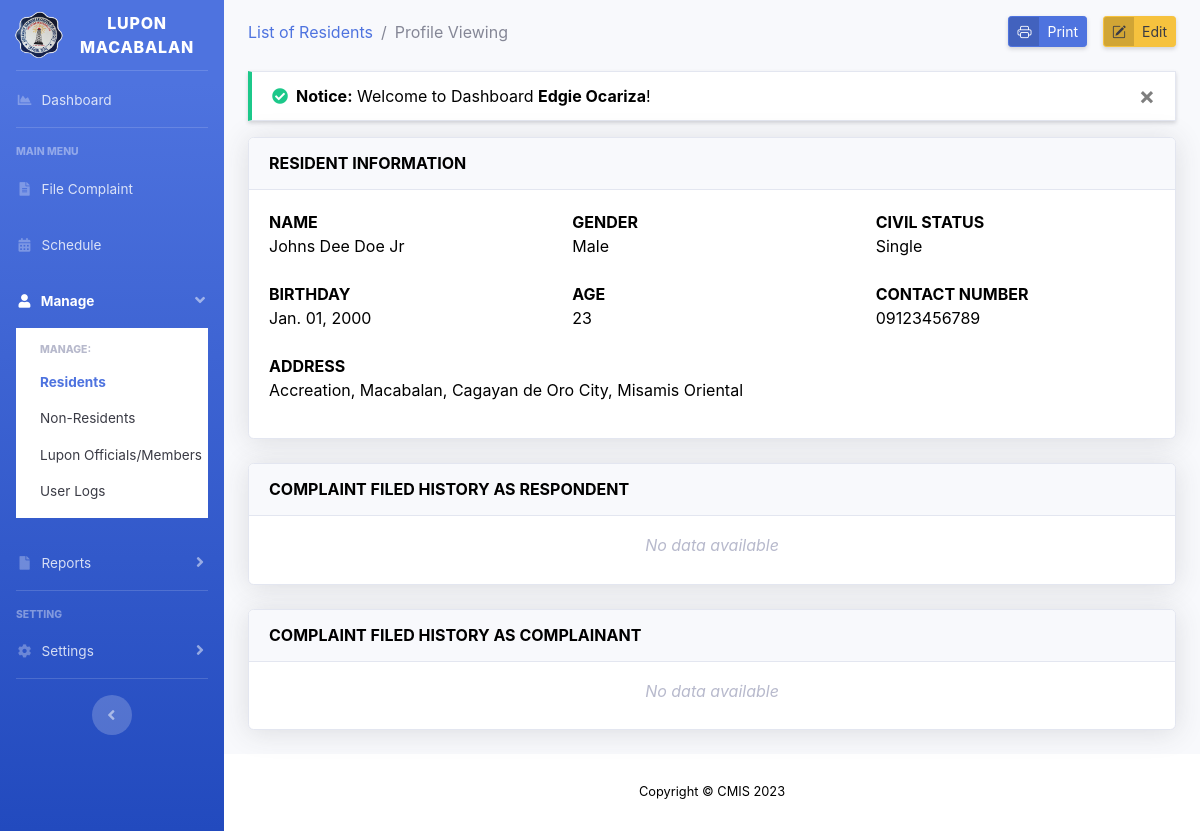
/view-resident-profile.php?id=1 (signed in), run on the app's committed database.
### tables this page shows
CREATE TABLE `tbl_residents` (
  `res_id` int(15) unsigned NOT NULL AUTO_INCREMENT,
  `res_fname` varchar(50) NOT NULL,
  `res_mname` varchar(50) NOT NULL,
  `res_lname` varchar(50) NOT NULL,
  `res_suffix` varchar(5) NOT NULL,
  `res_birthday` date NOT NULL,
  `res_age` int(3) NOT NULL,
  `res_gender` text NOT NULL,
  `res_cstatus` text NOT NULL,
  `zone_id` int(11) NOT NULL,
  `res_contact` varchar(11) NOT NULL,
  `res_regDateTime` timestamp NOT NULL DEFAULT current_timestamp(),
  `res_moddatetime` timestamp NOT NULL DEFAULT current_timestamp() ON UPDATE current_timestamp(),
  PRIMARY KEY (`res_id`),
  KEY `zone_id` (`zone_id`)
);

CREATE TABLE `tbl_zone` (
  `zone_id` int(11) unsigned NOT NULL AUTO_INCREMENT,
  `zone_name` varchar(50) NOT NULL,
  `zone_description` text NOT NULL,
  `zone_regdatetime` timestamp NOT NULL DEFAULT current_timestamp(),
  PRIMARY KEY (`zone_id`)
);

### view-resident-profile.php (shortened to what this page needs)
<?php
include 'layouts/header.php';
include 'config/connection.php';
$id = $_GET['id'];
$row = $connection->query("SELECT * FROM tbl_residents WHERE res_id = '$id'")->fetch_assoc();
$zone_id = $row['zone_id'];
$zone_data = $connection->query("SELECT * FROM tbl_zone WHERE zone_id = '$zone_id'")->fetch_assoc();
$respondent = $connection->query("SELECT * FROM tbl_file_complaint WHERE resp_id = '$id'");
$complainant = $connection->query("SELECT * FROM tbl_file_complaint WHERE comp_id = '$id' AND fc_type = 0");
?>
<div id="content">
	<div class="container-fluid">
		<div class="d-sm-flex align-items-center mb-4">
			<div class="breadcrumb-item"><a href="residents.php">List of Residents</a></div>
			<div class="breadcrumb-item active">Profile Viewing</div>
			<button href="#" class="ml-auto btn btn-sm btn-primary btn-icon-split shadow-sm" id="print">
				<span class="icon">
					<i class="bi bi-printer"></i>
				</span>
				<span class="text">Print</span>
			</button>
			<a href="#" class="ml-3 btn btn-sm text-gray-900 btn-warning btn-icon-split shadow-sm" data-toggle="modal" data-target="#editResidentModal">
				<span class="icon">
					<i class="bi bi-pencil-square"></i>
				</span>
				<span class="text">Edit</span>
			</a>
		</div>
		<?php include 'config/message.php'; ?>
		<div id="printThis">
			<div class="card shadow mb-4">
				<div class="card-header py-3">
					<h6 class="m-0 font-weight-bold card-title">RESIDENT INFORMATION</h6>
				</div>
				<div class="card-body">
					<dl>
						<div class="row mb-3">
							<div class="col">
								<dt>NAME</dt>
								<dd id="fullname" ><?= $row['res_fname'] . ' ' . $row['res_mname'] . ' ' . $row['res_lname'] . ' ' . $row['res_suffix']; ?></dd>
							</div>
							<div class="col">
								<dt>GENDER</dt>
								<dd id="gender" ><?= $row['res_gender'] ?></dd>
							</div>
							<div class="col">
								<dt>CIVIL STATUS</dt>
								<dd id="civil" ><?= $row['res_cstatus'] ?></dd>
							</div>
						</div>
						<div class="row mb-3">
							<div class="col">
								<dt>BIRTHDAY</dt>
								<dd id="birthday" ><?= date('M. d, Y', strtotime($row['res_birthday'] )) ?></dd>
							</div>
							<div class="col">
								<dt>AGE</dt>
								<dd id="age" ><?= $row['res_age'] ?></dd>
							</div>
							<div class="col">
								<dt>CONTACT NUMBER</dt>
								<dd id="contact" ><?= $row['res_contact'] ?></dd>
							</div>
						</div>
						<dt>ADDRESS</dt>
						<dd id="zone">
							<?php
							echo $zone_data['zone_name'] . ', Macabalan, Cagayan de Oro City, Misamis Oriental';
							?>
						</dd>
					</dl>
				</div>
			</div>
			<div class="card shadow mb-4">
				<div class="card-header py-3">
					<h6 class="m-0 font-weight-bold card-title">COMPLAINT FILED HISTORY AS RESPONDENT</h6>
				</div>
				<div class="card-body">
					<?php if ($respondent->num_rows > 0): ?>
						<h5 class="text-uppercase text-center"></h5>
						<div class="table-responsive">
							<table class="table table-striped text-gray-900 border" width="100%">
								<tr>
									<th>Entry No.</th>
									<th>Complainant</th>
									<th>Case Filed</th>
									<th>Status</th>
									<th>Date Filed</th>
								</tr>
								<?php
								while ($rowr = $respondent->fetch_assoc()) {
									$fc_type = $rowr['fc_type'];
									$comp_id = $rowr['comp_id'];
									if ($fc_type == 0) {
										$comp = $connection->query("SELECT * FROM tbl_residents WHERE '$comp_id' = res_id")->fetch_assoc();
										$cp_fullname = $comp['res_fname'] . ' ' . $comp['res_mname'] . ' ' . $comp['res_lname'];
									} else if ($fc_type == 1) {
										$comp = $connection->query("SELECT * FROM tbl_non_residents WHERE '$comp_id' = nres_id")->fetch_assoc();
										$cp_fullname = $comp['nres_fname'] . ' ' . $comp['nres_mname'] . ' ' . $comp['nres_lname'];
									}
									?>
									<tr>
										<td><?= $rowr['fc_id'] ?></td>
										<td><?= $cp_fullname ?></td>
										<td>
											<?php
											$com_id = $rowr['com_id'];
											$complaint = $connection->query("SELECT * FROM tbl_complaint_type WHERE com_id = '$com_id'")->fetch_assoc();
											echo $complaint['com_name'];
											?>
										</td>
										<td>
											<?php
											$status_id = $rowr['status_id'];
											$status = $connection->query("SELECT * FROM tbl_status WHERE status_id = '$status_id'")->fetch_assoc();
											if (!empty($status['status_name'])) {
												echo $status['status_name'];
											} else {
												echo "---";
											}
											?>
										</td>
										<td><?= date('F d, Y', strtotime($rowr['fc_regdatetime'])) ?></td>
									</tr>
									<?php
								}
								?>
							</table>
						</div>
					<?php else: ?>
						<h6 class="text-center font-italic text-gray-500">No data available</h6>
					<?php endif; ?>
				</div>
			</div>
			<div class="card shadow mb-4">
				<div class="card-header py-3">
					<h6 class="m-0 font-weight-bold card-title">COMPLAINT FILED HISTORY AS COMPLAINANT</h6>
				</div>
				<div class="card-body">
					<?php if ($complainant->num_rows > 0): ?>
						<div class="table-responsive">
							<table class="table table-striped text-gray-900 border" width="100%">
								<tr>
									<th>Entry No.</th>
									<th>Respondent</th>
									<th>Case Filed</th>
									<th>Status</th>
									<th>Date Filed</th>
								</tr>
								<?php
								while ($rowc = $complainant->fetch_assoc()) {
									$resp_id = $rowc['resp_id'];
		                            $resp1 = $connection->query("SELECT * FROM tbl_residents WHERE res_id = '$resp_id'")->fetch_assoc();
		                            $rp_fullname = $resp1['res_fname'] . ' ' . $resp1['res_mname'] . ' ' . $resp1['res_lname'];
									?>
									<tr>
										<td><?= $rowc['fc_id'] ?></td>
										<td><?= $rp_fullname ?></td>
										<td>
											<?php
											$com_id = $rowc['com_id'];
											$complaint = $connection->query("SELECT * FROM tbl_complaint_type WHERE com_id = '$com_id'")->fetch_assoc();
											echo $complaint['com_name'];
											?>
										</td>
										<td>
											<?php
											$status_id = $rowc['status_id'];
											$status = $connection->query("SELECT * FROM tbl_status WHERE status_id = '$status_id'")->fetch_assoc();
											if (!empty($status['status_name'])) {
												echo $status['status_name'];
											} else {
												echo "---";
											}
											?>
										</td>
										<td><?= date('F d, Y', strtotime($rowc['fc_regdatetime'])) ?></td>
									</tr>
									<?php
								}
								?>
							</table>
						</div>
					<?php else: ?>
						<h6 class="text-center font-italic text-gray-500">No data available</h6>
					<?php endif; ?>
				</div>
			</div>
		</div>
	</div>
</div>
<?php
include 'layouts/footer.php';
?>

### layouts/header.php (style rules this page uses)
body { color: black !important; }
#content { margin-top: 1rem; }
body { background-color: black !important; }

### data on the page
tbl_residents: res_fname "Johns", res_mname "Dee", res_lname "Doe", res_suffix "Jr", res_gender "Male", res_cstatus "Single", res_birthday "Jan. 01, 2000", res_age "23", res_contact "09123456789"
tbl_zone: zone_name "Accreation"

### other printed values
$_SESSION['message_success'] "Welcome to Dashboard Edgie Ocariza !"
